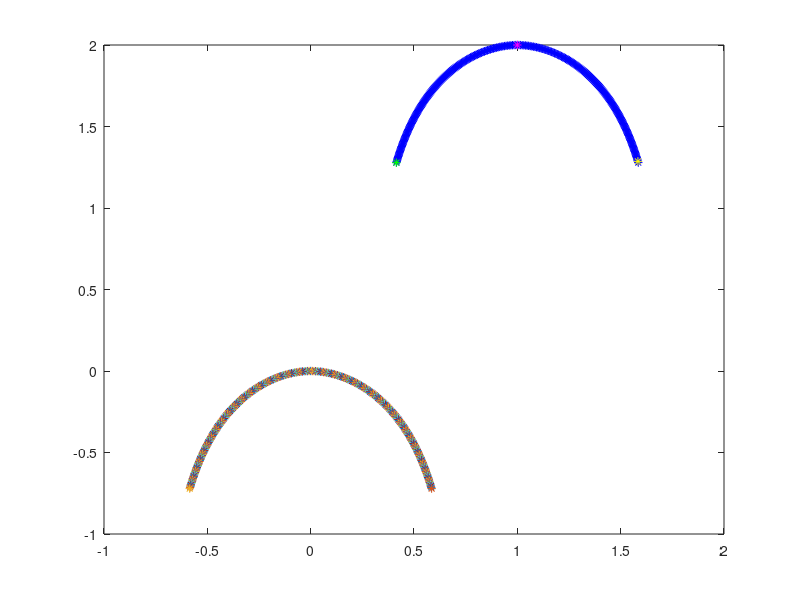

Here is the MATLAB script that generated this plot:
%-------------------------------------------------------------------------------------------------------------------%
%
% IB2d is an Immersed Boundary Code (IB) for solving fully coupled non-linear 
% 	fluid-structure interaction models. This version of the code is based off of
%	Peskin's Immersed Boundary Method Paper in Acta Numerica, 2002.
%
% Author: Nicholas A. Battista
% Email:  nick.battista@unc.edu
% Date Created: May 27th, 2015
% Institution: UNC-CH
%
% This code is capable of creating Lagrangian Structures using:
% 	1. Springs
% 	2. Beams (*torsional springs)
% 	3. Target Points
%	4. Muscle-Model (combined Force-Length-Velocity model, "HIll+(Length-Tension)")
%
% One is able to update those Lagrangian Structure parameters, e.g., spring constants, resting %%	lengths, etc
% 
% There are a number of built in Examples, mostly used for teaching purposes. 
% 
% If you would like us to add a specific muscle model, please let Nick (nick.battista@unc.edu) know.
%
%--------------------------------------------------------------------------------------------------------------------%


%%%%%%%%%%%%%%%%%%%%%%%%%%%%%%%%%%%%%%%%%%%%%%%%%%%%%%%%%%%%%%%%%%%%%%%%%%%%%%%%
%
% FUNCTION: creates the JELLYFISH-EXAMPLE geometry and prints associated input files
%
%%%%%%%%%%%%%%%%%%%%%%%%%%%%%%%%%%%%%%%%%%%%%%%%%%%%%%%%%%%%%%%%%%%%%%%%%%%%%%%%

function Jellyfish_Geometry()

% FLUID GRID PARAMETERS %
L = 8;                              % Length of computational domain (m)
N = 512;                            % # of Cartesian grid meshwidths
dx = L/N;                           % Cartesian mesh width (m)

% Construct Geometry
[xLag,yLag,ds] = give_Me_Immsersed_Boundary_Geometry(N,L);

for i =1:length(xLag)
    plot(xLag(i),yLag(i),'*'); hold on;
    pause(0.1);
end

% Translate Geometry
xLag = xLag + L/8;
yLag = yLag + L/4;
plot(xLag,yLag,'b*'); hold on;
plot(xLag(1),yLag(1),'m*'); hold on;
plot(xLag(127),yLag(127),'y*'); hold on;
plot(xLag(end),yLag(end),'g*'); hold on;

  
% NAMING CONVENTION FOR SIMULATION 
struct_name = 'jelly';      % structure name


%
% PRINT INPUT FILES (.vertex, .spring, .beam, etc) %
%

% print vertices
print_Lagrangian_Vertices(xLag,yLag,struct_name);

% print springs
k_Spring = 1.2750000000000000e+07;   % spring constant (Newton)
print_Lagrangian_Springs(xLag,k_Spring,ds,struct_name);

% print beams
k_Beam = 1.0363359375000002e+15;   % beam stiffness constant (Newton m^2)
print_Lagrangian_nonInv_Beams(xLag,yLag,k_Beam,struct_name);




%%%%%%%%%%%%%%%%%%%%%%%%%%%%%%%%%%%%%%%%%%%%%%%%%%%%%%%%%%%%%%%%%%%%%%%%
%
% FUNCTION: prints VERTEX points to a file called rubberband.vertex
%
%%%%%%%%%%%%%%%%%%%%%%%%%%%%%%%%%%%%%%%%%%%%%%%%%%%%%%%%%%%%%%%%%%%%%%%%

function print_Lagrangian_Vertices(xLag,yLag,struct_name)

    N = length(xLag);

    vertex_fid = fopen([struct_name '.vertex'], 'w');

    fprintf(vertex_fid, '%d\n', N );

    %Loops over all Lagrangian Pts.
    for s = 1:N
        X_v = xLag(s);
        Y_v = yLag(s);
        fprintf(vertex_fid, '%1.16e %1.16e\n', X_v, Y_v);
    end

    fclose(vertex_fid); 

    
%%%%%%%%%%%%%%%%%%%%%%%%%%%%%%%%%%%%%%%%%%%%%%%%%%%%%%%%%%%%%%%%%%%%%%%%
%
% FUNCTION: prints SPRING points to a file called rubberband.spring
%
%%%%%%%%%%%%%%%%%%%%%%%%%%%%%%%%%%%%%%%%%%%%%%%%%%%%%%%%%%%%%%%%%%%%%%%%

function print_Lagrangian_Springs(xLag,k_Spring,ds_Rest,struct_name)

    N = length(xLag);  % N IS ODD

    spring_fid = fopen([struct_name '.spring'], 'w');

    fprintf(spring_fid, '%d\n', N-1 );

    %spring_force = kappa_spring*ds/(ds^2);

    % SPRINGS BETWEEN VERTICES ON RHS
    for s = 1:(N-1)/2
            %if s < (N-1)/2+1        
                fprintf(spring_fid, '%d %d %1.16e %1.16e\n', s, s+1, k_Spring, ds_Rest);  
            %elseif s == ceil(N/2)
            %    fprintf(spring_fid, '%d %d %1.16e %1.16e\n', 1, ceil(N/2)+1, k_Spring, ds_Rest);  
            %end
    end
    
    % SPRINGS BETWEEN VERTICES ON LHS
    for s=(N-1)/2+2:N
            
        if s==(N-1)/2+2
            s1 = 1;%ceil(N/2)+s;
            s2 = s;%ceil(N/2)+s+1;
            fprintf(spring_fid, '%d %d %1.16e %1.16e\n', s1, s2, k_Spring, ds_Rest);  
        else
            s1 = s-1;%ceil(N/2)+s;
            s2 = s;%ceil(N/2)+s+1;
            fprintf(spring_fid, '%d %d %1.16e %1.16e\n', s1, s2, k_Spring, ds_Rest);      
        end
    end
    fclose(spring_fid); 
    
 
%%%%%%%%%%%%%%%%%%%%%%%%%%%%%%%%%%%%%%%%%%%%%%%%%%%%%%%%%%%%%%%%%%%%%%%%%%%%%%%%%%%%%
%
% FUNCTION: prints BEAM (NON-INVARIANT) points to a file called rubberband.nonInv_beam
%
%%%%%%%%%%%%%%%%%%%%%%%%%%%%%%%%%%%%%%%%%%%%%%%%%%%%%%%%%%%%%%%%%%%%%%%%%%%%%%%%%%%%%

function print_Lagrangian_nonInv_Beams(xLag,yLag,k_Beam,struct_name)

    % k_Beam: beam stiffness
    % Cx/Cy:  beam curvatures in x/y respestively
    
    N = length(xLag); % NOTE: Total number of beams = Number of Total Lag Pts. - 2

    beam_fid = fopen([struct_name '.nonInv_beam'], 'w');

    fprintf(beam_fid, '%d\n', N-2 );

    % beam_force = kappa_beam*ds/(ds^4)
    
    %BEAMS BETWEEN VERTICES ON RHS
    for s = 1:(N-1)/2
        if s==1
            Cx = xLag((N-1)/2+2) - 2*xLag(1) + xLag(2);
            Cy = yLag((N-1)/2+2) - 2*yLag(1) + yLag(2);
            fprintf(beam_fid, '%d %d %d %1.16e %1.16e %1.16e\n', (N-1)/2+2,1,2, k_Beam, Cx,Cy);
        elseif s <= (N-1)/2  
            Cx = xLag(s-1) - 2*xLag(s) + xLag(s+1);
            Cy = yLag(s-1) - 2*yLag(s) + yLag(s+1);
            fprintf(beam_fid, '%d %d %d %1.16e %1.16e %1.16e\n', s-1,s,s+1, k_Beam, Cx, Cy); 
        end
    end
    
    % BEAMS BETWEEN VERTICES ON LHS
    for s=(N-1)/2+2:N-1
         if s==(N-1)/2+2
            s1 = 1;
            s2 = s;
            s3 = s+1;
            Cx = xLag(s3) - 2*xLag(s2) + xLag(s1);
            Cy = yLag(s3) - 2*yLag(s2) + yLag(s1);
            fprintf(beam_fid, '%d %d %d %1.16e %1.16e %1.16e\n', s3, s2, s1, k_Beam, Cx, Cy);  
         else
            s1 = s-1;
            s2 = s;
            s3 = s+1;
            Cx = xLag(s3) - 2*xLag(s2) + xLag(s1);
            Cy = yLag(s3) - 2*yLag(s2) + yLag(s1);
            fprintf(beam_fid, '%d %d %d %1.16e %1.16e %1.16e\n', s3, s2, s1, k_Beam, Cx, Cy);  
         end
    end
    fclose(beam_fid); 
    

%%%%%%%%%%%%%%%%%%%%%%%%%%%%%%%%%%%%%%%%%%%%%%%%%%%%%%%%%%%%%%%%%%%%%%%%
%
% FUNCTION: creates the Lagrangian structure geometry
%
%%%%%%%%%%%%%%%%%%%%%%%%%%%%%%%%%%%%%%%%%%%%%%%%%%%%%%%%%%%%%%%%%%%%%%%%

function [xLag,yLag,ds] = give_Me_Immsersed_Boundary_Geometry(N,L)


% JELLYFISH GEOMETRY PARAMETERS %

bell_length = 2;                    % bell length (m)
npts_bell = ceil(2*(bell_length/L)*N); % number of points along the length of the entire bell
npts_circ = 1;                    %number of points along the circumference (=1 for 2D)
npts = npts_bell*npts_circ;	      % total number points 
ds = bell_length/(npts_bell-1);   % mesh spacing along the length of bell (m)
Zs = 0;                          %distance to top of bell (m)
xb = zeros(npts);                 %holds resting positions to calculate curvatures
zb=zeros(npts);                   %holds resting positions to calculate curvatures

% Values to describe bell shape given in Alben, Peng and Miller %
betao = 0.5;
betam = 0.3;
to = 0.5;
t=0;
gamma = 1;

% Starting values
z = Zs;
r = 0;
x = 0;

% center line of jelly
xLag(1) = x;
yLag(1) = z;
zl=z;
rl=r;

%right side of bell
for s = 1:(ceil(npts_bell/2)-1)
    beta = betao+(betam-betao)*(t/to)^gamma;
    theta = -1.55*(1-exp(-(s)*ds/beta));
    z = zl + ds*sin(theta);
    r = rl + ds*cos(theta);
    x = r;
    zl=z;
    rl=r;
    xLag(s+1)=x;
    yLag(s+1)=z;
   %fprintf(vertex_fid, '%1.16e %1.16e\n', x, z);
end


% reinitialize values for centerline
z = Zs;
r = 0;
zl=z;
rl=r;


%left side of bell
for s = (ceil(npts_bell/2)):npts_bell-2
    s2=s-(ceil(npts_bell/2)-1);
    beta = betao+(betam-betao)*(t/to)^gamma;
    theta = -1.55*(1-exp(-(s2)*ds/beta));
    z = zl + ds*sin(theta);
    r = rl + ds*cos(theta);
    x = -1*r;
    zl=z;
    rl=r;
    xLag(s+1)=x;
    yLag(s+1)=z;
   %fprintf(vertex_fid, '%1.16e %1.16e\n', x, z);
end


% 
% %%%%%%%%%%%%%%%%%%%%%%%%%%%%%%%%%%%%%%%%%%%%%%%%%%%%%%%%%%%%%%%%%%%%%%%%%%%%%%%%
% 
% % Write out the beam information
%  beam_fid = fopen([mesh_name num2str(N) '.beam'], 'w');
%  
%  fprintf(beam_fid, '%d\n', npts-3);
%  
%  %right side of bell
%  for q = 0:npts_circ-1
%  for s = 0:(ceil(npts_bell/2)-3)
%     C1 = xb(s+1)+xb(s+3)-2*xb(s+2); 
%     C2 = zb(s+1)+zb(s+3)-2*zb(s+2); 
%     fprintf(beam_fid, '%d %d %d %1.16e %1.16e %1.16e\n', q*npts_circ+s, q*npts_circ+s+1, q*npts_circ+s+2, kappa_beam*ds/(ds^4), C1, C2);
%  end
%  
%  %top of bell
%     s=ceil(npts_bell/2);
%     C1 = xb(s+1)+xb(2)-2*xb(1); 
%     C2 = zb(s+1)+zb(2)-2*zb(1); 
%     fprintf(beam_fid, '%d %d %d %1.16e %1.16e %1.16e\n', q*npts_circ+s, q*npts_circ+0, q*npts_circ+1, kappa_beam*ds/(ds^4), C1, C2);
%     s=ceil(npts_bell/2)+1;
%     C1 = xb(s+1)+xb(1)-2*xb(s); 
%     C2 = zb(s+1)+zb(1)-2*zb(s); 
%     fprintf(beam_fid, '%d %d %d %1.16e %1.16e %1.16e\n', q*npts_circ+s, q*npts_circ+s-1, q*npts_circ+0, kappa_beam*ds/(ds^4), C1, C2);
%  
%  %left side of bell   
%  for s = ceil((npts_bell/2)+2):npts_bell-2
%     C1 = xb(s+1)+xb(s-1)-2*xb(s); 
%     C2 = zb(s+1)+zb(s-1)-2*zb(s); 
%     fprintf(beam_fid, '%d %d %d %1.16e %1.16e %1.16e\n', q*npts_circ+s, q*npts_circ+s-1, q*npts_circ+s-2, kappa_beam*ds/(ds^4), C1, C2);
%  end
%  end
% % 
% % 
%  fclose(beam_fid);
% 
